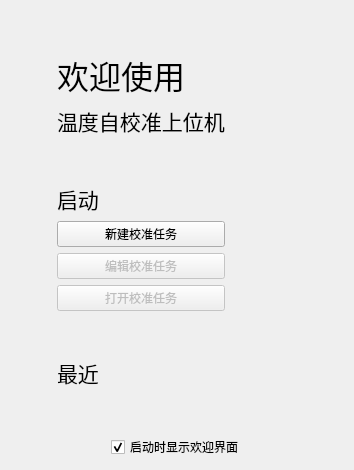
      <widget class="QWidget" name="tab">
       <attribute name="icon">
        <iconset resource="main.qrc">
         <normaloff>:/icon/NUC.ico</normaloff>:/icon/NUC.ico</iconset>
       </attribute>
       <attribute name="title">
        <string/>
       </attribute>
       <layout class="QGridLayout" name="gridLayout_7">
        <item row="3" column="0" colspan="5">
         <layout class="QHBoxLayout" name="horizontalLayout">
          <item>
           <spacer name="horizontalSpacer">
            <property name="orientation">
             <enum>Qt::Horizontal</enum>
            </property>
            <property name="sizeHint" stdset="0">
             <size>
              <width>40</width>
              <height>20</height>
             </size>
            </property>
           </spacer>
          </item>
          <item>
           <widget class="QCheckBox" name="ckbxWecome">
            <property name="text">
             <string>启动时显示欢迎界面</string>
            </property>
            <property name="checked">
             <bool>true</bool>
            </property>
           </widget>
          </item>
          <item>
           <spacer name="horizontalSpacer_2">
            <property name="orientation">
             <enum>Qt::Horizontal</enum>
            </property>
            <property name="sizeHint" stdset="0">
             <size>
              <width>40</width>
              <height>20</height>
             </size>
            </property>
           </spacer>
          </item>
         </layout>
        </item>
        <item row="1" column="2">
         <spacer name="horizontalSpacer_5">
          <property name="orientation">
           <enum>Qt::Horizontal</enum>
          </property>
          <property name="sizeHint" stdset="0">
           <size>
            <width>40</width>
            <height>20</height>
           </size>
          </property>
         </spacer>
        </item>
        <item row="1" column="3">
         <widget class="QLabel" name="lbPicture">
          <property name="sizePolicy">
           <sizepolicy hsizetype="Expanding" vsizetype="Expanding">
            <horstretch>0</horstretch>
            <verstretch>0</verstretch>
           </sizepolicy>
          </property>
          <property name="maximumSize">
           <size>
            <width>4000</width>
            <height>3000</height>
           </size>
          </property>
          <property name="text">
           <string/>
          </property>
          <property name="scaledContents">
           <bool>false</bool>
          </property>
         </widget>
        </item>
        <item row="1" column="4">
         <spacer name="horizontalSpacer_3">
          <property name="orientation">
           <enum>Qt::Horizontal</enum>
          </property>
          <property name="sizeHint" stdset="0">
           <size>
            <width>40</width>
            <height>20</height>
           </size>
          </property>
         </spacer>
        </item>
        <item row="1" column="0">
         <spacer name="horizontalSpacer_4">
          <property name="orientation">
           <enum>Qt::Horizontal</enum>
          </property>
          <property name="sizeType">
           <enum>QSizePolicy::Preferred</enum>
          </property>
          <property name="sizeHint" stdset="0">
           <size>
            <width>40</width>
            <height>20</height>
           </size>
          </property>
         </spacer>
        </item>
        <item row="0" column="3">
         <spacer name="verticalSpacer_6">
          <property name="orientation">
           <enum>Qt::Vertical</enum>
          </property>
          <property name="sizeHint" stdset="0">
           <size>
            <width>20</width>
            <height>40</height>
           </size>
          </property>
         </spacer>
        </item>
        <item row="2" column="3">
         <spacer name="verticalSpacer_7">
          <property name="orientation">
           <enum>Qt::Vertical</enum>
          </property>
          <property name="sizeHint" stdset="0">
           <size>
            <width>20</width>
            <height>40</height>
           </size>
          </property>
         </spacer>
        </item>
        <item row="0" column="1" rowspan="3">
         <layout class="QVBoxLayout" name="verticalLayout">
          <item>
           <spacer name="verticalSpacer_4">
            <property name="orientation">
             <enum>Qt::Vertical</enum>
            </property>
            <property name="sizeHint" stdset="0">
             <size>
              <width>20</width>
              <height>40</height>
             </size>
            </property>
           </spacer>
          </item>
          <item>
           <widget class="QLabel" name="label">
            <property name="font">
             <font>
              <pointsize>24</pointsize>
              <weight>50</weight>
              <bold>false</bold>
             </font>
            </property>
            <property name="text">
             <string>欢迎使用</string>
            </property>
            <property name="textFormat">
             <enum>Qt::AutoText</enum>
            </property>
           </widget>
          </item>
          <item>
           <widget class="QLabel" name="label_2">
            <property name="font">
             <font>
              <pointsize>16</pointsize>
              <weight>50</weight>
              <bold>false</bold>
             </font>
            </property>
            <property name="text">
             <string>温度自校准上位机</string>
            </property>
            <property name="textFormat">
             <enum>Qt::AutoText</enum>
            </property>
           </widget>
          </item>
          <item>
           <spacer name="verticalSpacer_2">
            <property name="orientation">
             <enum>Qt::Vertical</enum>
            </property>
            <property name="sizeType">
             <enum>QSizePolicy::Fixed</enum>
            </property>
            <property name="sizeHint" stdset="0">
             <size>
              <width>20</width>
              <height>40</height>
             </size>
            </property>
           </spacer>
          </item>
          <item>
           <widget class="QLabel" name="label_3">
            <property name="font">
             <font>
              <pointsize>16</pointsize>
             </font>
            </property>
            <property name="text">
             <string>启动</string>
            </property>
           </widget>
          </item>
          <item>
           <widget class="QPushButton" name="btnWizard">
            <property name="text">
             <string>新建校准任务</string>
            </property>
           </widget>
          </item>
          <item>
           <widget class="QPushButton" name="pushButton">
            <property name="enabled">
             <bool>false</bool>
            </property>
            <property name="text">
             <string>编辑校准任务</string>
            </property>
           </widget>
          </item>
          <item>
           <widget class="QPushButton" name="pushButton_2">
            <property name="enabled">
             <bool>false</bool>
            </property>
            <property name="text">
             <string>打开校准任务</string>
            </property>
           </widget>
          </item>
          <item>
           <spacer name="verticalSpacer_3">
            <property name="orientation">
             <enum>Qt::Vertical</enum>
            </property>
            <property name="sizeType">
             <enum>QSizePolicy::Fixed</enum>
            </property>
            <property name="sizeHint" stdset="0">
             <size>
              <width>20</width>
              <height>40</height>
             </size>
            </property>
           </spacer>
          </item>
          <item>
           <widget class="QLabel" name="label_4">
            <property name="font">
             <font>
              <pointsize>16</pointsize>
             </font>
            </property>
            <property name="text">
             <string>最近</string>
            </property>
           </widget>
          </item>
          <item>
           <spacer name="verticalSpacer_5">
            <property name="orientation">
             <enum>Qt::Vertical</enum>
            </property>
            <property name="sizeHint" stdset="0">
             <size>
              <width>20</width>
              <height>40</height>
             </size>
            </property>
           </spacer>
          </item>
         </layout>
        </item>
       </layout>
      </widget>
